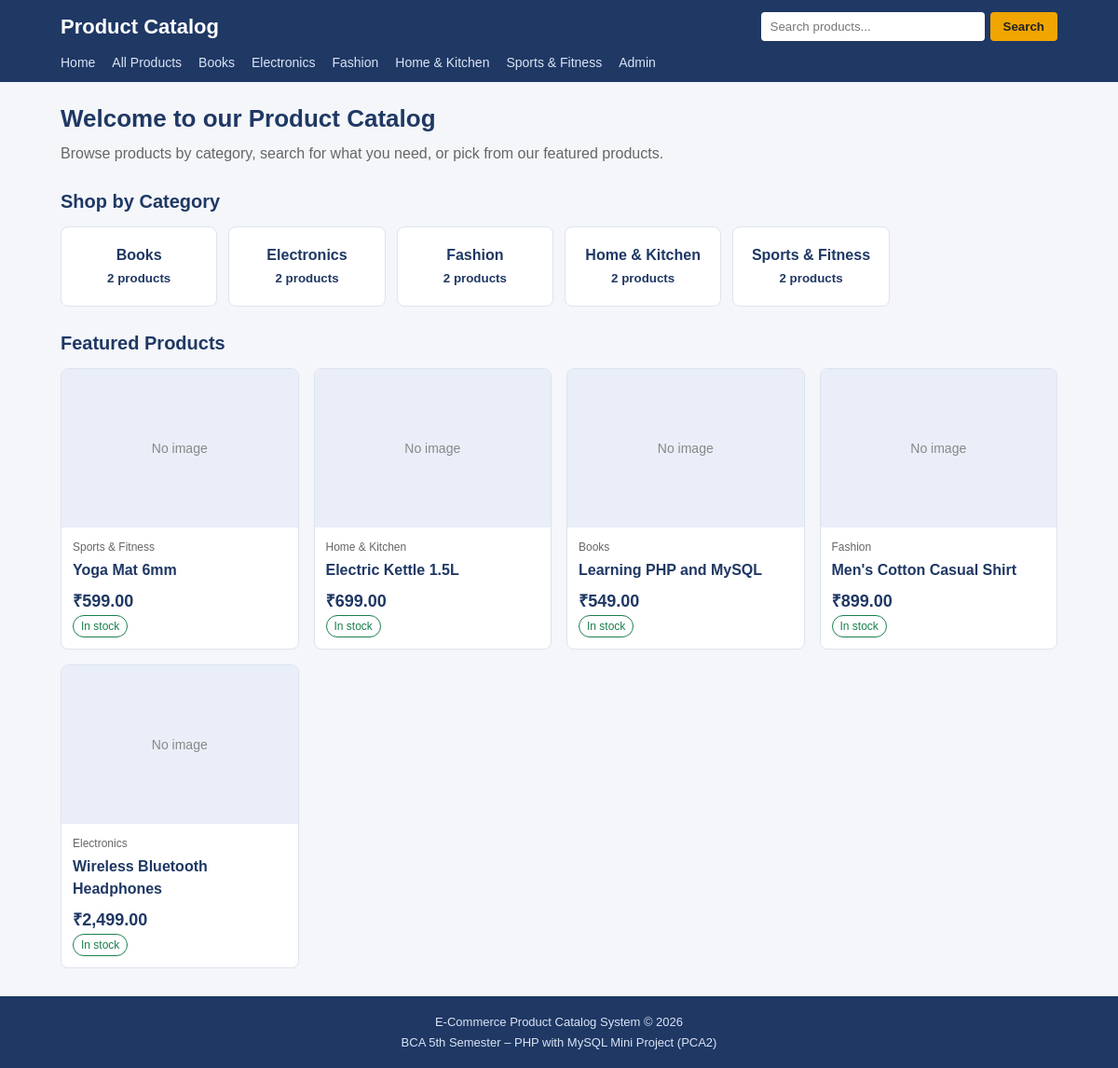
The page / on the database its author committed.
### tables this page shows
CREATE TABLE IF NOT EXISTS categories (
  category_id   INT AUTO_INCREMENT PRIMARY KEY,
  category_name VARCHAR(100) NOT NULL UNIQUE,
  description   TEXT,
  created_at    TIMESTAMP DEFAULT CURRENT_TIMESTAMP
);

CREATE TABLE IF NOT EXISTS products (
  product_id     INT AUTO_INCREMENT PRIMARY KEY,
  category_id    INT NOT NULL,
  product_name   VARCHAR(150) NOT NULL,
  description    TEXT,
  price          DECIMAL(10,2) NOT NULL,
  image          VARCHAR(255) DEFAULT 'no-image.png',
  stock_quantity INT DEFAULT 0,
  is_featured    TINYINT(1) DEFAULT 0,
  created_at     TIMESTAMP DEFAULT CURRENT_TIMESTAMP,
  INDEX idx_product_name (product_name),
  CONSTRAINT fk_products_category
    FOREIGN KEY (category_id) REFERENCES categories(category_id)
    ON DELETE RESTRICT ON UPDATE CASCADE
);

### includes/functions.php (the view, shortened to what this page needs)
<?php
function stock_badge($qty) {
    $qty = (int)$qty;
    if ($qty > 10) {
        return '<span class="badge in-stock">In stock</span>';
    }
    return '<span class="badge out-of-stock">Out of stock</span>';
}
function product_image($file, $alt) {
    $name = basename((string)$file);
    $path = __DIR__ . '/../assets/images/products/' . $name;
    return 'No image';
}
function product_card($p) {
    global $base;
    $id   = (int)$p['product_id'];
    $link = $base . 'product.php?id=' . $id;
    echo '<div class="product-card">';
    echo '<a href="' . $link . '"><div class="product-image">'
         . product_image($p['image'], $p['product_name']) . '</div></a>';
    echo '<div class="product-info">';
    echo '<div class="product-category">' . htmlspecialchars($p['category_name']) . '</div>';
    echo '<h3 class="product-name"><a href="' . $link . '">'
         . htmlspecialchars($p['product_name']) . '</a></h3>';
    echo '<div class="price">&#8377;' . number_format($p['price'], 2) . '</div>';
    echo stock_badge($p['stock_quantity']);
    echo '</div></div>';
}

### includes/header.php (shortened to what this page needs)
<?php
require_once __DIR__ . '/../config/db.php';
$base = '/ecommerce-product-catalog-php/';
$cat_result = mysqli_query($conn, 'SELECT category_id, category_name FROM categories ORDER BY category_name');
?>
<!DOCTYPE html>
<html lang="en">
<head>
    <link rel="stylesheet" href="<?php echo $base; ?>assets/css/style.css">
</head>
<body>
<header class="site-header">
    <div class="container header-top">
        <a class="logo" href="<?php echo $base; ?>index.php">Product Catalog</a>
        <form class="search-form" action="<?php echo $base; ?>products.php" method="get">
            <input type="text" name="q" placeholder="Search products..."
                   value="<?php echo (isset($_GET['q']) && is_string($_GET['q'])) ? htmlspecialchars($_GET['q']) : ''; ?>">
            <button type="submit">Search</button>
        </form>
    </div>
    <nav class="container main-nav">
        <a href="<?php echo $base; ?>index.php">Home</a>
        <a href="<?php echo $base; ?>products.php">All Products</a>
        <?php while ($cat = mysqli_fetch_assoc($cat_result)) { ?>
            <a href="<?php echo $base; ?>products.php?category=<?php echo (int)$cat['category_id']; ?>">
                <?php echo htmlspecialchars($cat['category_name']); ?>
            </a>
        <?php } ?>
        <a href="<?php echo $base; ?>admin/login.php">Admin</a>
    </nav>
</header>
<main class="container">

### index.php (shortened to what this page needs)
<?php
require 'includes/header.php';
require 'includes/functions.php';
$categories = mysqli_query($conn,
    'SELECT c.category_id, c.category_name, COUNT(p.product_id) AS total
     FROM categories c
     LEFT JOIN products p ON p.category_id = c.category_id
     GROUP BY c.category_id, c.category_name
     ORDER BY c.category_name');
$featured = mysqli_query($conn,
    'SELECT p.*, c.category_name
     FROM products p
     JOIN categories c ON p.category_id = c.category_id
     WHERE p.is_featured = 1
     ORDER BY p.product_id DESC');
?>
<h1>Welcome to our Product Catalog</h1>
<p class="subtitle">Browse products by category, search for what you need, or pick from our featured products.</p>
<h2>Shop by Category</h2>
<div class="category-grid">
    <?php while ($c = mysqli_fetch_assoc($categories)) { ?>
        <a class="category-card" href="<?php echo $base; ?>products.php?category=<?php echo (int)$c['category_id']; ?>">
            <?php echo htmlspecialchars($c['category_name']); ?>
            <br><small><?php echo (int)$c['total']; ?> products</small>
        </a>
    <?php } ?>
</div>
<h2>Featured Products</h2>
<?php if (mysqli_num_rows($featured) > 0) { ?>
    <div class="product-grid">
        <?php while ($p = mysqli_fetch_assoc($featured)) { product_card($p); } ?>
    </div>
<?php } else { ?>
    <div class="empty-message">No featured products yet.</div>
<?php } ?>
<?php require 'includes/footer.php'; ?>

### includes/footer.php (shortened to what this page needs)
</main>
<footer class="site-footer">
    <div class="container">
        <p>E-Commerce Product Catalog System &copy; <?php echo date('Y'); ?></p>
        <p>BCA 5th Semester &ndash; PHP with MySQL Mini Project (PCA2)</p>
    </div>
</footer>
</body>
</html>

### assets/css/style.css (style rules this page uses)
* { box-sizing: border-box; }
body { margin: 0; font-family: Arial, Helvetica, sans-serif; background: #f4f6fa; color: #222; line-height: 1.5; }
a { color: #1f3864; text-decoration: none; }
.container { max-width: 1100px; margin: 0 auto; padding: 0 15px; }
main.container { padding-top: 20px; padding-bottom: 30px; min-height: 60vh; }
h1 { font-size: 26px; color: #1f3864; margin: 0 0 6px; }
h2 { font-size: 20px; color: #1f3864; margin: 24px 0 12px; }
.subtitle { color: #666; margin: 0 0 16px; }
.site-header { background: #1f3864; color: #fff; }
.header-top { display: flex; flex-wrap: wrap; align-items: center; justify-content: space-between; gap: 10px; padding-top: 12px; padding-bottom: 12px; }
.logo { color: #fff; font-size: 22px; font-weight: bold; }
.search-form { display: flex; gap: 6px; }
.search-form input { padding: 8px 10px; border: none; border-radius: 4px; width: 240px; max-width: 100%; }
.search-form button { padding: 8px 14px; background: #f0a500; color: #222; border: none; border-radius: 4px; cursor: pointer; font-weight: bold; }
.main-nav { display: flex; flex-wrap: wrap; gap: 4px 18px; padding-bottom: 10px; }
.main-nav a { color: #dbe4f5; font-size: 14px; }
.category-grid { display: grid; grid-template-columns: repeat(auto-fill, minmax(160px, 1fr)); gap: 12px; }
.category-card { background: #fff; border: 1px solid #dde3ee; border-radius: 8px; padding: 18px 10px; text-align: center; font-weight: bold; }
.product-grid { display: grid; grid-template-columns: repeat(auto-fill, minmax(220px, 1fr)); gap: 16px; }
.product-card { background: #fff; border: 1px solid #dde3ee; border-radius: 8px; overflow: hidden; }
.product-image { height: 170px; background: #e9eef8; display: flex; align-items: center; justify-content: center; color: #888; font-size: 14px; overflow: hidden; }
.product-info { padding: 12px; }
.product-category { font-size: 12px; color: #666; }
.product-name { font-size: 16px; margin: 4px 0 8px; }
.price { font-weight: bold; color: #1f3864; font-size: 18px; }
.badge { display: inline-block; font-size: 12px; padding: 2px 8px; border-radius: 12px; border: 1px solid; }
.in-stock { color: #1a7f4b; }
.site-footer { background: #1f3864; color: #dbe4f5; text-align: center; padding: 16px 0; font-size: 13px; }
.site-footer p { margin: 2px 0; }

### rows shown on the page
categories: category_name "Books", total "2"
categories: category_name "Electronics", total "2"
categories: category_name "Fashion", total "2"
categories: category_name "Home & Kitchen", total "2"
categories: category_name "Sports & Fitness", total "2"
products: product_image($p['image'], $p['product_name']) "No image", category.category_name "Sports & Fitness", product_name "Yoga Mat 6mm", price "599.00", stock_quantity "In stock"
products: product_image($p['image'], $p['product_name']) "No image", category.category_name "Home & Kitchen", product_name "Electric Kettle 1.5L", price "699.00", stock_quantity "In stock"
products: product_image($p['image'], $p['product_name']) "No image", category.category_name "Books", product_name "Learning PHP and MySQL", price "549.00", stock_quantity "In stock"
products: product_image($p['image'], $p['product_name']) "No image", category.category_name "Fashion", product_name "Men's Cotton Casual Shirt", price "899.00", stock_quantity "In stock"
products: product_image($p['image'], $p['product_name']) "No image", category.category_name "Electronics", product_name "Wireless Bluetooth Headphones", price "2,499.00", stock_quantity "In stock"
